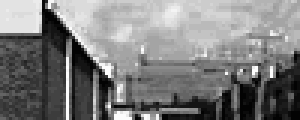
%> input picture dataset/train/TrnN102.pgm, 100 x 40 px (shown 3 times larger); its folder holds only this picture in this run
$ octave Part7.m   (GNU Octave 9; MATLAB toolbox functions it lacks are replaced by stand-ins)
%> lines starting %> are read from the running program, lines starting %| are printed output that depends on the picture
### LoadDir.m
function [ images, labels, height, width] = LoadDir( path, hogflag, cellflag, cell_x, cell_y, B )
%> called with path = 'dataset/train/', hogflag = true, cellflag = true, cell_x = 10, cell_y = 10, B = 9
% input:
% path
% method flag: 1-svm 2-HOG 3-
%

narginchk(3,6);
nargoutchk(2,4);

files = dir(path);
n = length(files) - 2;

[height, width] = size(imread(strcat (path , files(3).name)));
%> height = 40; width = 100
if hogflag
    if cellflag
        images = cell(n, (floor(height/cell_y)-1), (floor(width/cell_y)-1));
%> images = 27 items
    else
        images = ones(n, B*(floor(height/cell_y)-1)*(floor(width/cell_x)-1) );
    end
else
    images = ones(n, height*width);
end

labels = ones(n,1)*(-1);

for i=3:length(files)
    img = imread(strcat(path , files(i).name));
%> img is the input picture: size 40x100 uint8; min 3, max 252, mean 125.3
    if hogflag
        if cellflag
            images(i-2, :, :) = HOG(img, cell_x, cell_y, B);
        else
            H = HOG(img, cell_x, cell_y, B);
            Hmat = cell2mat(H);
            images(i-2,:) = Hmat(:);
        end
    else
        images(i-2,:) = img(:)';
    end

    if (strfind( files(i).name , 'P'))
        labels(i-2) = 1;
    end
end


if hogflag && cellflag

end

### HOG.m
function [ H ] = HOG(I, cell_x, cell_y, B)
%> called with cell_x = 10, cell_y = 10, B = 9
% Inputs
% • I: m-by-n grayscale image.
% • cell_x: Positive integer holding the width of a HOG cell.
% • cell_y: Positive integer holding the height of a HOG cell.
% • B: Positive integer holding the number of HOG bins.
% Outputs
% • H: (floor(m/cell_y)-1)-by-(floor(n/cell_x)-1) cell-array with entries corresponding to HOG
% blocks. Each entry holds a B-element row vector representing the oriented gradient
% histogram of the respective block.

img = im2double(I);
%> img: size 40x100 double
[m, n] = size(img);
%> m = 40; n = 100

H = cell(floor(m/cell_y)-1 , floor(n/cell_x)-1 );

Ix = imfilter(double(img) , double([1 , 0 , -1]));
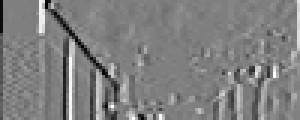
%> Ix: size 40x100 double (shown 3 times larger); min -0.976, max 0.976, mean 0.00126; drawn with min black and max white
Iy = imfilter(double(img) , double([-1 , 0 , 1]'));
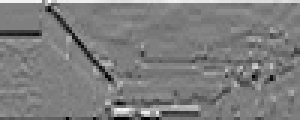
%> Iy: size 40x100 double (shown 3 times larger); min -0.988, max 0.988, mean -0.0131; drawn with min black and max white

phi = atan2(Iy, Ix);
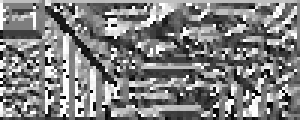
%> phi: size 40x100 double (shown 3 times larger); min -3.1, max 3.14, mean 0.0205; drawn with min black and max white
r = sqrt(Ix.^2 + Iy.^2);
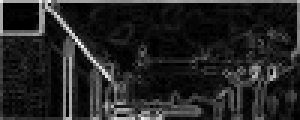
%> r: size 40x100 double (shown 3 times larger); min 0, max 1.36, mean 0.193; drawn with min black and max white

for i = 1 : size(H,1)
    for j = 1 : size(H,2)

        angle = phi((i-1) * cell_y + 1 : (i+1) * cell_y, ...
            (j-1) * cell_x + 1 : (j+1) * cell_x);
        magnitude = r((i-1) * cell_y + 1 : (i+1) * cell_y, ...
            (j-1) * cell_x + 1 : (j+1) * cell_x);


        bElem = zeros(1, B);
        for b = 1 : B
            bElem(b) = sum(magnitude(angle >  (2*pi*(b-1)/B - pi) & ...
                angle <= (2*pi* b   /B - pi)));
        end
        H{i, j} = bElem;
    end
end
%> after the loop, H = 27 items; bElem = [8.44 5.43 12.01 15.45 18.28 4.85 4.2 3.5 12.86]

%> the run ends on the next line
H = normr(H);

end

### Part7.m
cell_x = 10;
cell_y = 10;
B = 9;

[trainCell, trainLabels, height, width] = LoadDir('dataset/train/', true, true, cell_x, cell_y, B);

$ run again, on dataset/train/TrnN120.pgm
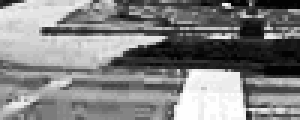
%> input picture dataset/train/TrnN120.pgm, 100 x 40 px (shown 3 times larger)
%> height = 40; width = 100
%> images = 27 items
%> in LoadDir, img is the input picture: size 40x100 uint8; min 3, max 254, mean 129.2
%> img: size 40x100 double
%> in HOG, `phi = atan2(Iy, Ix);`:
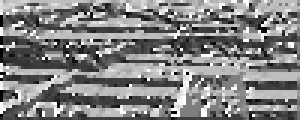
%> phi: size 40x100 double (shown 3 times larger); min -3.11, max 3.14, mean 0.0948; drawn with min black and max white
%> in HOG, `r = sqrt(Ix.^2 + Iy.^2);`:
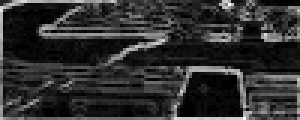
%> r: size 40x100 double (shown 3 times larger); min 0, max 1.22, mean 0.23; drawn with min black and max white
%> after the loop in HOG, `for i = 1 : size(H,1)`: bElem = [2.17 15.32 25.13 7.56 16.68 9.57 37.67 8.47 1.6]

$ run again, on dataset/train/TrnN131.pgm
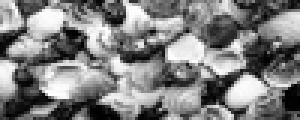
%> input picture dataset/train/TrnN131.pgm, 100 x 40 px (shown 3 times larger)
%> height = 40; width = 100
%> images = 27 items
%> in LoadDir, img is the input picture: size 40x100 uint8; min 0, max 255, mean 127.7
%> img: size 40x100 double
%> in HOG, `phi = atan2(Iy, Ix);`:
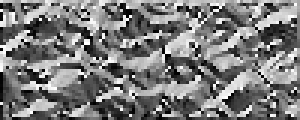
%> phi: size 40x100 double (shown 3 times larger); min -3.13, max 3.14, mean -0.0906; drawn with min black and max white
%> in HOG, `r = sqrt(Ix.^2 + Iy.^2);`:
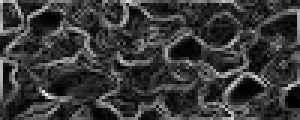
%> r: size 40x100 double (shown 3 times larger); min 0, max 1.36, mean 0.307; drawn with min black and max white
%> after the loop in HOG, `for i = 1 : size(H,1)`: bElem = [3.98 6.99 21.74 14.92 14.66 14.31 14.42 13.56 8.02]

$ run again, on dataset/train/TrnN106.pgm
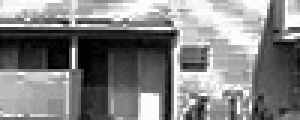
%> input picture dataset/train/TrnN106.pgm, 100 x 40 px (shown 3 times larger)
%> height = 40; width = 100
%> images = 27 items
%> in LoadDir, img is the input picture: size 40x100 uint8; min 3, max 252, mean 130.8
%> img: size 40x100 double
%> in HOG, `r = sqrt(Ix.^2 + Iy.^2);`:
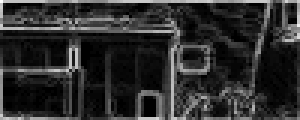
%> r: size 40x100 double (shown 3 times larger); min 0, max 1.27, mean 0.226; drawn with min black and max white
%> after the loop in HOG, `for i = 1 : size(H,1)`: bElem = [3.49 4.71 8.26 8.26 20.73 6.87 5.77 2.91 3.69]
